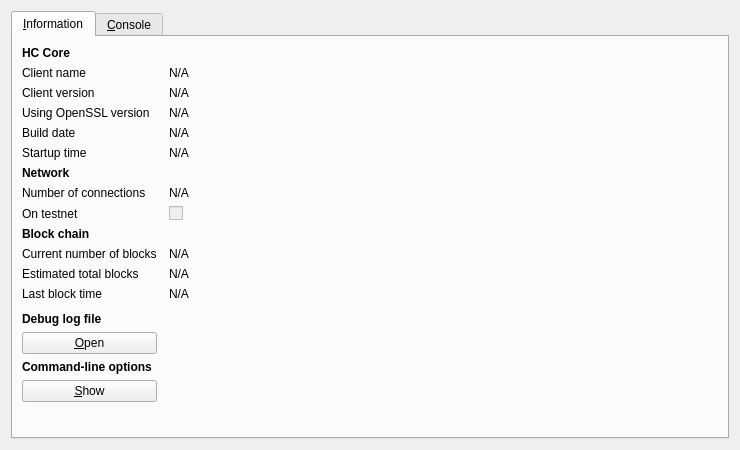
<?xml version="1.0" encoding="UTF-8"?>
<ui version="4.0">
 <class>RPCConsole</class>
 <widget class="QDialog" name="RPCConsole">
  <property name="geometry">
   <rect>
    <x>0</x>
    <y>0</y>
    <width>740</width>
    <height>450</height>
   </rect>
  </property>
  <property name="windowTitle">
   <string>HC - Debug window</string>
  </property>
  <layout class="QVBoxLayout" name="verticalLayout_2">
   <item>
    <widget class="QTabWidget" name="tabWidget">
     <property name="currentIndex">
      <number>0</number>
     </property>
     <widget class="QWidget" name="tab_info">
      <attribute name="title">
       <string>&amp;Information</string>
      </attribute>
      <layout class="QGridLayout" name="gridLayout" columnstretch="0,1">
       <property name="horizontalSpacing">
        <number>12</number>
       </property>
       <item row="0" column="0">
        <widget class="QLabel" name="label_9">
         <property name="font">
          <font>
           <weight>75</weight>
           <bold>true</bold>
          </font>
         </property>
         <property name="text">
          <string>HC Core</string>
         </property>
        </widget>
       </item>
       <item row="1" column="0">
        <widget class="QLabel" name="label_5">
         <property name="text">
          <string>Client name</string>
         </property>
        </widget>
       </item>
       <item row="1" column="1">
        <widget class="QLabel" name="clientName">
         <property name="cursor">
          <cursorShape>IBeamCursor</cursorShape>
         </property>
         <property name="text">
          <string>N/A</string>
         </property>
         <property name="textFormat">
          <enum>Qt::PlainText</enum>
         </property>
         <property name="textInteractionFlags">
          <set>Qt::LinksAccessibleByMouse|Qt::TextSelectableByKeyboard|Qt::TextSelectableByMouse</set>
         </property>
        </widget>
       </item>
       <item row="2" column="0">
        <widget class="QLabel" name="label_6">
         <property name="text">
          <string>Client version</string>
         </property>
        </widget>
       </item>
       <item row="2" column="1">
        <widget class="QLabel" name="clientVersion">
         <property name="cursor">
          <cursorShape>IBeamCursor</cursorShape>
         </property>
         <property name="text">
          <string>N/A</string>
         </property>
         <property name="textFormat">
          <enum>Qt::PlainText</enum>
         </property>
         <property name="textInteractionFlags">
          <set>Qt::LinksAccessibleByMouse|Qt::TextSelectableByKeyboard|Qt::TextSelectableByMouse</set>
         </property>
        </widget>
       </item>
       <item row="3" column="0">
        <widget class="QLabel" name="label_14">
         <property name="text">
          <string>Using OpenSSL version</string>
         </property>
         <property name="indent">
          <number>0</number>
         </property>
        </widget>
       </item>
       <item row="3" column="1">
        <widget class="QLabel" name="openSSLVersion">
         <property name="cursor">
          <cursorShape>IBeamCursor</cursorShape>
         </property>
         <property name="text">
          <string>N/A</string>
         </property>
         <property name="textFormat">
          <enum>Qt::PlainText</enum>
         </property>
         <property name="textInteractionFlags">
          <set>Qt::LinksAccessibleByMouse|Qt::TextSelectableByKeyboard|Qt::TextSelectableByMouse</set>
         </property>
        </widget>
       </item>
       <item row="4" column="0">
        <widget class="QLabel" name="label_12">
         <property name="text">
          <string>Build date</string>
         </property>
        </widget>
       </item>
       <item row="4" column="1">
        <widget class="QLabel" name="buildDate">
         <property name="cursor">
          <cursorShape>IBeamCursor</cursorShape>
         </property>
         <property name="text">
          <string>N/A</string>
         </property>
         <property name="textFormat">
          <enum>Qt::PlainText</enum>
         </property>
         <property name="textInteractionFlags">
          <set>Qt::LinksAccessibleByMouse|Qt::TextSelectableByKeyboard|Qt::TextSelectableByMouse</set>
         </property>
        </widget>
       </item>
       <item row="5" column="0">
        <widget class="QLabel" name="label_13">
         <property name="text">
          <string>Startup time</string>
         </property>
        </widget>
       </item>
       <item row="5" column="1">
        <widget class="QLabel" name="startupTime">
         <property name="cursor">
          <cursorShape>IBeamCursor</cursorShape>
         </property>
         <property name="text">
          <string>N/A</string>
         </property>
         <property name="textFormat">
          <enum>Qt::PlainText</enum>
         </property>
         <property name="textInteractionFlags">
          <set>Qt::LinksAccessibleByMouse|Qt::TextSelectableByKeyboard|Qt::TextSelectableByMouse</set>
         </property>
        </widget>
       </item>
       <item row="6" column="0">
        <widget class="QLabel" name="label_11">
         <property name="font">
          <font>
           <weight>75</weight>
           <bold>true</bold>
          </font>
         </property>
         <property name="text">
          <string>Network</string>
         </property>
        </widget>
       </item>
       <item row="7" column="0">
        <widget class="QLabel" name="label_7">
         <property name="text">
          <string>Number of connections</string>
         </property>
        </widget>
       </item>
       <item row="7" column="1">
        <widget class="QLabel" name="numberOfConnections">
         <property name="cursor">
          <cursorShape>IBeamCursor</cursorShape>
         </property>
         <property name="text">
          <string>N/A</string>
         </property>
         <property name="textFormat">
          <enum>Qt::PlainText</enum>
         </property>
         <property name="textInteractionFlags">
          <set>Qt::LinksAccessibleByMouse|Qt::TextSelectableByKeyboard|Qt::TextSelectableByMouse</set>
         </property>
        </widget>
       </item>
       <item row="8" column="0">
        <widget class="QLabel" name="label_8">
         <property name="text">
          <string>On testnet</string>
         </property>
        </widget>
       </item>
       <item row="8" column="1">
        <widget class="QCheckBox" name="isTestNet">
         <property name="enabled">
          <bool>false</bool>
         </property>
         <property name="text">
          <string/>
         </property>
        </widget>
       </item>
       <item row="9" column="0">
        <widget class="QLabel" name="label_10">
         <property name="font">
          <font>
           <weight>75</weight>
           <bold>true</bold>
          </font>
         </property>
         <property name="text">
          <string>Block chain</string>
         </property>
        </widget>
       </item>
       <item row="10" column="0">
        <widget class="QLabel" name="label_3">
         <property name="text">
          <string>Current number of blocks</string>
         </property>
        </widget>
       </item>
       <item row="10" column="1">
        <widget class="QLabel" name="numberOfBlocks">
         <property name="cursor">
          <cursorShape>IBeamCursor</cursorShape>
         </property>
         <property name="text">
          <string>N/A</string>
         </property>
         <property name="textFormat">
          <enum>Qt::PlainText</enum>
         </property>
         <property name="textInteractionFlags">
          <set>Qt::LinksAccessibleByMouse|Qt::TextSelectableByKeyboard|Qt::TextSelectableByMouse</set>
         </property>
        </widget>
       </item>
       <item row="11" column="0">
        <widget class="QLabel" name="label_4">
         <property name="text">
          <string>Estimated total blocks</string>
         </property>
        </widget>
       </item>
       <item row="11" column="1">
        <widget class="QLabel" name="totalBlocks">
         <property name="cursor">
          <cursorShape>IBeamCursor</cursorShape>
         </property>
         <property name="text">
          <string>N/A</string>
         </property>
         <property name="textFormat">
          <enum>Qt::PlainText</enum>
         </property>
         <property name="textInteractionFlags">
          <set>Qt::LinksAccessibleByMouse|Qt::TextSelectableByKeyboard|Qt::TextSelectableByMouse</set>
         </property>
        </widget>
       </item>
       <item row="12" column="0">
        <widget class="QLabel" name="label_2">
         <property name="text">
          <string>Last block time</string>
         </property>
        </widget>
       </item>
       <item row="12" column="1">
        <widget class="QLabel" name="lastBlockTime">
         <property name="cursor">
          <cursorShape>IBeamCursor</cursorShape>
         </property>
         <property name="text">
          <string>N/A</string>
         </property>
         <property name="textFormat">
          <enum>Qt::PlainText</enum>
         </property>
         <property name="textInteractionFlags">
          <set>Qt::LinksAccessibleByMouse|Qt::TextSelectableByKeyboard|Qt::TextSelectableByMouse</set>
         </property>
        </widget>
       </item>
       <item row="13" column="0">
        <spacer name="verticalSpacer_2">
         <property name="orientation">
          <enum>Qt::Vertical</enum>
         </property>
         <property name="sizeHint" stdset="0">
          <size>
           <width>20</width>
           <height>20</height>
          </size>
         </property>
        </spacer>
       </item>
       <item row="14" column="0">
        <widget class="QLabel" name="labelDebugLogfile">
         <property name="font">
          <font>
           <weight>75</weight>
           <bold>true</bold>
          </font>
         </property>
         <property name="text">
          <string>Debug log file</string>
         </property>
        </widget>
       </item>
       <item row="15" column="0">
        <widget class="QPushButton" name="openDebugLogfileButton">
         <property name="toolTip">
          <string>Open the HC debug log file from the current data directory. This can take a few seconds for large log files.</string>
         </property>
         <property name="text">
          <string>&amp;Open</string>
         </property>
         <property name="autoDefault">
          <bool>false</bool>
         </property>
        </widget>
       </item>
       <item row="16" column="0">
        <widget class="QLabel" name="labelCLOptions">
         <property name="font">
          <font>
           <weight>75</weight>
           <bold>true</bold>
          </font>
         </property>
         <property name="text">
          <string>Command-line options</string>
         </property>
        </widget>
       </item>
       <item row="17" column="0">
        <widget class="QPushButton" name="showCLOptionsButton">
         <property name="toolTip">
          <string>Show the HC-Qt help message to get a list with possible HC command-line options.</string>
         </property>
         <property name="text">
          <string>&amp;Show</string>
         </property>
         <property name="autoDefault">
          <bool>false</bool>
         </property>
        </widget>
       </item>
       <item row="18" column="0">
        <spacer name="verticalSpacer">
         <property name="orientation">
          <enum>Qt::Vertical</enum>
         </property>
         <property name="sizeHint" stdset="0">
          <size>
           <width>20</width>
           <height>40</height>
          </size>
         </property>
        </spacer>
       </item>
      </layout>
     </widget>
     <widget class="QWidget" name="tab_console">
      <attribute name="title">
       <string>&amp;Console</string>
      </attribute>
      <layout class="QVBoxLayout" name="verticalLayout_3">
       <property name="spacing">
        <number>3</number>
       </property>
       <item>
        <widget class="QTextEdit" name="messagesWidget">
         <property name="minimumSize">
          <size>
           <width>0</width>
           <height>100</height>
          </size>
         </property>
         <property name="readOnly">
          <bool>true</bool>
         </property>
         <property name="tabKeyNavigation" stdset="0">
          <bool>false</bool>
         </property>
         <property name="columnCount" stdset="0">
          <number>2</number>
         </property>
        </widget>
       </item>
       <item>
        <layout class="QHBoxLayout" name="horizontalLayout">
         <property name="spacing">
          <number>3</number>
         </property>
         <item>
          <widget class="QLabel" name="label">
           <property name="text">
            <string notr="true">&gt;</string>
           </property>
          </widget>
         </item>
         <item>
          <widget class="QLineEdit" name="lineEdit"/>
         </item>
         <item>
          <widget class="QPushButton" name="clearButton">
           <property name="maximumSize">
            <size>
             <width>24</width>
             <height>24</height>
            </size>
           </property>
           <property name="toolTip">
            <string>Clear console</string>
           </property>
           <property name="text">
            <string/>
           </property>
           <property name="icon">
            <iconset resource="../bitcoin.qrc">
             <normaloff>:/icons/remove</normaloff>:/icons/remove</iconset>
           </property>
           <property name="shortcut">
            <string notr="true">Ctrl+L</string>
           </property>
           <property name="autoDefault">
            <bool>false</bool>
           </property>
          </widget>
         </item>
        </layout>
       </item>
      </layout>
     </widget>
    </widget>
   </item>
  </layout>
 </widget>
 <resources>
  <include location="../bitcoin.qrc"/>
 </resources>
 <connections/>
</ui>
